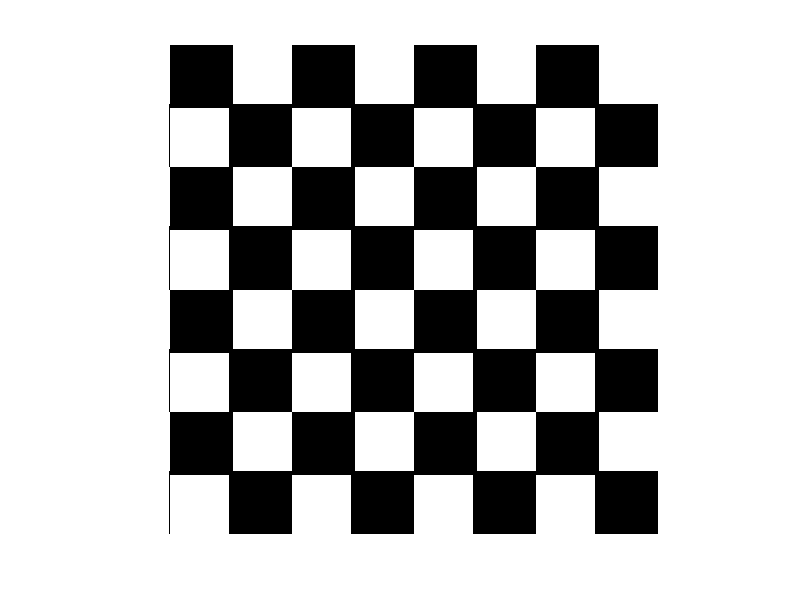

Reproduce this figure in MATLAB.
img=ones(256,256);
for i=1:64:256
        for j=1:64:256
            img(j:j+32,i:i+32)=0    
    end
end
for i=32:64:256
    for j=32:64:256
        img(j:j+32,i:i+32)=0
    end
end
figure;
imshow(img)